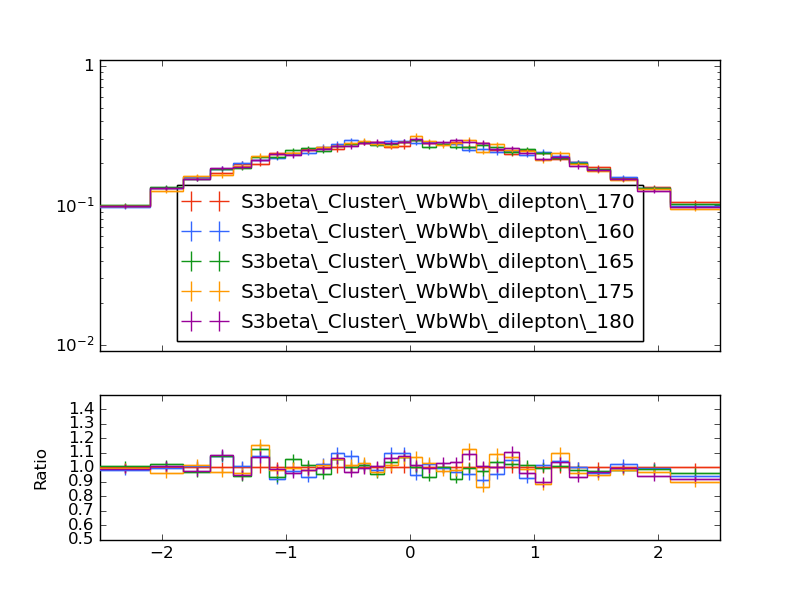

Write Python code to recreate this figure.
#! /usr/bin/env python

# This Python script was auto-generated using YODA v2.0.1.
# Analysis object: /WbWb_dilepton/eta_jet2_untagged
# Timestamp: 27-02-2025 (11:02:16)

import matplotlib as mpl
import matplotlib.pyplot as plt
mpl.use('Agg') # comment out for interactive use
import os
import numpy as np

plotDir = os.path.split(os.path.realpath(__file__))[0]
if 'YODA_USER_PLOT_PATH' in globals():
    plot_outdir = globals()['YODA_USER_PLOT_PATH']
else:
    plot_outdir = plotDir

#plot style
plt.style.use(os.path.join(plotDir, '../default.mplstyle'))

plt.rcParams['text.usetex'] = False
plt.style.use(['classic'])
plt.rc('font', family='DejaVu Sans')
# plot metadata
figW, figH = plt.rcParams['figure.figsize']
ax_xLabel = r''
ax_yLabel = r''
ax_title  = r''
ax_xScale = 'linear'
ax_yScale = 'log'
xLims = (-2.5, 2.5)
yLims = (0.009000000000000001, 1.1)

# TeX-friendly labels for the legend
labels = {
    'legend' : ([ r"S3beta\_Cluster\_WbWb\_dilepton\_170", r"S3beta\_Cluster\_WbWb\_dilepton\_160", r"S3beta\_Cluster\_WbWb\_dilepton\_165", r"S3beta\_Cluster\_WbWb\_dilepton\_175", r"S3beta\_Cluster\_WbWb\_dilepton\_180" ], r""),
}

# Adjust canvas width and height
canvasW = 10.0
canvasH = 9.0
figW *= canvasW/10.
figH *= canvasH/9.

# Create figure and axis objects
fig, (ax, ratio0_ax) = plt.subplots(2, 1, sharex=True,
                  figsize=(figW,figH), gridspec_kw={'height_ratios': (6.0, 3.0)})

# Set figure margins
plt.subplots_adjust(
    left   = 1.0 * plt.rcParams['figure.subplot.left'],
    right  = 1.0 * plt.rcParams['figure.subplot.right'],
    top    = 1.0 * plt.rcParams['figure.subplot.top'],
    bottom = 1.0 * plt.rcParams['figure.subplot.bottom'])

ratio0_ax.yaxis.set_major_locator(mpl.ticker.MultipleLocator(0.1))
ratio0_ax.set_ylim(0.5, 1.4999)
ratio0_ax.set_ylabel('Ratio')

# the numerical data is stored in a separate file
dataf = dict()
prefix = os.path.split(__file__)[0]
if prefix:    prefix = prefix + '/'
exec(open(prefix+'eta_jet2_untagged__data.py').read(), dataf)


legend_handles = dict() # keep track of handles for the legend

# style options for curves
# starts at zorder>=5 to draw curve on top of legend
styles = {
  'S3beta_Cluster_WbWb_dilepton_170.yoda.gz': {
    'color' : '#EE3311',
    'linestyle' : '-',
    'linewidth' : 1,
    'marker' : 'none',
    'markersize' : 2,
    'capsize' : 0.0,
    'zorder' : 5,
    'histstyle' : 1,
    'drawstyle' : 'steps-pre',
    'xerrorbars' : 1,
    'yerrorbars' : 1,
    'fillcolor' : None,
    'fillopacity' : 1.0,
    'ratio0_linestyle' : '-',
    'ratio0_linewidth' : 1,
    'ratio0_marker' : 'none',
    'ratio0_markersize' : 2,
    'ratio0_capsize' : 0.0,
    'ratio0_zorder' : 5,
    'ratio0_histstyle' : 1,
    'ratio0_drawstyle' : 'steps-pre',
    'ratio0_xerrorbars' : 1,
    'ratio0_yerrorbars' : 1,
  },
  'S3beta_Cluster_WbWb_dilepton_160.yoda.gz': {
    'color' : '#3366FF',
    'linestyle' : '-',
    'linewidth' : 1,
    'marker' : 'none',
    'markersize' : 2,
    'capsize' : 0.0,
    'zorder' : 6,
    'histstyle' : 1,
    'drawstyle' : 'steps-pre',
    'xerrorbars' : 1,
    'yerrorbars' : 1,
    'fillcolor' : None,
    'fillopacity' : 1.0,
    'ratio0_linestyle' : '-',
    'ratio0_linewidth' : 1,
    'ratio0_marker' : 'none',
    'ratio0_markersize' : 2,
    'ratio0_capsize' : 0.0,
    'ratio0_zorder' : 6,
    'ratio0_histstyle' : 1,
    'ratio0_drawstyle' : 'steps-pre',
    'ratio0_xerrorbars' : 1,
    'ratio0_yerrorbars' : 1,
  },
  'S3beta_Cluster_WbWb_dilepton_165.yoda.gz': {
    'color' : '#109618',
    'linestyle' : '-',
    'linewidth' : 1,
    'marker' : 'none',
    'markersize' : 2,
    'capsize' : 0.0,
    'zorder' : 7,
    'histstyle' : 1,
    'drawstyle' : 'steps-pre',
    'xerrorbars' : 1,
    'yerrorbars' : 1,
    'fillcolor' : None,
    'fillopacity' : 1.0,
    'ratio0_linestyle' : '-',
    'ratio0_linewidth' : 1,
    'ratio0_marker' : 'none',
    'ratio0_markersize' : 2,
    'ratio0_capsize' : 0.0,
    'ratio0_zorder' : 7,
    'ratio0_histstyle' : 1,
    'ratio0_drawstyle' : 'steps-pre',
    'ratio0_xerrorbars' : 1,
    'ratio0_yerrorbars' : 1,
  },
  'S3beta_Cluster_WbWb_dilepton_175.yoda.gz': {
    'color' : '#FF9900',
    'linestyle' : '-',
    'linewidth' : 1,
    'marker' : 'none',
    'markersize' : 2,
    'capsize' : 0.0,
    'zorder' : 8,
    'histstyle' : 1,
    'drawstyle' : 'steps-pre',
    'xerrorbars' : 1,
    'yerrorbars' : 1,
    'fillcolor' : None,
    'fillopacity' : 1.0,
    'ratio0_linestyle' : '-',
    'ratio0_linewidth' : 1,
    'ratio0_marker' : 'none',
    'ratio0_markersize' : 2,
    'ratio0_capsize' : 0.0,
    'ratio0_zorder' : 8,
    'ratio0_histstyle' : 1,
    'ratio0_drawstyle' : 'steps-pre',
    'ratio0_xerrorbars' : 1,
    'ratio0_yerrorbars' : 1,
  },
  'S3beta_Cluster_WbWb_dilepton_180.yoda.gz': {
    'color' : '#990099',
    'linestyle' : '-',
    'linewidth' : 1,
    'marker' : 'none',
    'markersize' : 2,
    'capsize' : 0.0,
    'zorder' : 9,
    'histstyle' : 1,
    'drawstyle' : 'steps-pre',
    'xerrorbars' : 1,
    'yerrorbars' : 1,
    'fillcolor' : None,
    'fillopacity' : 1.0,
    'ratio0_linestyle' : '-',
    'ratio0_linewidth' : 1,
    'ratio0_marker' : 'none',
    'ratio0_markersize' : 2,
    'ratio0_capsize' : 0.0,
    'ratio0_zorder' : 9,
    'ratio0_histstyle' : 1,
    'ratio0_drawstyle' : 'steps-pre',
    'ratio0_xerrorbars' : 1,
    'ratio0_yerrorbars' : 1,
  },
}

# curve from input yoda files in main panel
for label, yvals in dataf['yvals'].items():
    if all(np.isnan(v) for v in dataf['yvals'][label]):
        continue
    tmp = None
    if styles[label]['histstyle']: # draw as histogram
        xpos = dataf['xedges'][label] if styles[label]['drawstyle'] else dataf['xpoints'][label]
        ypos = np.insert(yvals, 0, yvals[0]) if styles[label]['drawstyle'] else yvals
        if styles[label]['fillcolor']: # fill area below curve
            ax.fill_between(xpos, ypos, step='pre',
                            color=styles[label]['fillcolor'],
                            alpha=styles[label]['fillopacity'])
        tmp, = ax.plot(xpos, ypos,
                       color=styles[label]['color'],
                       linestyle=styles[label]['linestyle'],
                       linewidth=styles[label]['linewidth'],
                       drawstyle=styles[label]['drawstyle'], solid_joinstyle='miter',
                       zorder=styles[label]['zorder'], label=label)
    tmp = ax.errorbar(dataf['xpoints'][label], yvals,
                      xerr=np.array(dataf['xerrs'][label])*styles[label]['xerrorbars'],
                      yerr=np.array(dataf['yerrs'][label])*styles[label]['yerrorbars'],
                      fmt=styles[label]['marker'], capsize=styles[label]['capsize'],
                      markersize=styles[label]['markersize'],
                      ecolor=styles[label]['color'],
                      color=styles[label]['color'], zorder=styles[label]['zorder'])
    tmp[-1][0].set_linestyle(styles[label]['linestyle'])
    tmp[-1][0].set_linewidth(styles[label]['linewidth'])
    if label in dataf['add_legend_handle']:  legend_handles[label] = tmp
    for varLabel in dataf['variation_yvals'].keys():
        if varLabel.startswith(label):
            tmp, = ax.plot(dataf['xedges'][label], dataf['variation_yvals'][varLabel],
                           color=styles[label]['color'],
                           linestyle=styles[label]['linestyle'],
                           linewidth=styles[label]['linewidth'],
                           drawstyle='steps-pre', solid_joinstyle='miter',
                           zorder=styles[label]['zorder'], alpha=0.5)


# plots on ratio panel
# curve from input yoda files in ratio panel
for label, yvals in dataf['ratio0_yvals'].items():
    if all(np.isnan(v) for v in yvals):
        continue
    if styles[label]['ratio0_histstyle']: # plot as histogram
        xpos = dataf['xedges']['S3beta_Cluster_WbWb_dilepton_170.yoda.gz'] if styles[label]['ratio0_drawstyle'] else dataf['xpoints']['S3beta_Cluster_WbWb_dilepton_170.yoda.gz']
        ypos = np.insert(yvals, 0, yvals[0]) if styles[label]['ratio0_drawstyle'] else yvals
        ratio0_ax.plot(xpos, ypos,
                       color=styles[label]['color'],
                       linewidth=styles[label]['linewidth'],
                       linestyle=styles[label]['ratio0_linestyle'],
                       drawstyle=styles[label]['ratio0_drawstyle'], zorder=styles[label]['zorder'],
                       solid_joinstyle='miter')
    tmp = ratio0_ax.errorbar(dataf['xpoints']['S3beta_Cluster_WbWb_dilepton_170.yoda.gz'], yvals,
                             xerr=np.array(dataf['ref_xerrs'])*styles[label]['ratio0_xerrorbars'],
                             yerr=np.array(dataf['ratio0_yerrs'][label])*styles[label]['ratio0_yerrorbars'],
                             fmt=styles[label]['ratio0_marker'], capsize=styles[label]['ratio0_capsize'],
                             markersize=styles[label]['ratio0_markersize'],
                             ecolor=styles[label]['color'],
                             color=styles[label]['color'])
    tmp[-1][0].set_linestyle(styles[label]['ratio0_linestyle'])
    tmp[-1][0].set_linewidth(styles[label]['ratio0_linewidth'])

    for varlabel in dataf['ratio0_variation_vals'].keys():
        if varlabel.startswith(label):
            ratio0_ax.plot(dataf['xedges']['S3beta_Cluster_WbWb_dilepton_170.yoda.gz'],
                            dataf['ratio0_variation_vals'][varlabel],
                            color=styles[label]['color'],
                            linestyle=styles[label]['linestyle'],
                            linewidth=styles[label]['linewidth'],
                            drawstyle='steps-pre', solid_joinstyle='miter',
                            zorder=1, alpha=0.5)

legend_items = list(legend_handles.values())
ax.add_artist(ax.legend(legend_items,
                        labels['legend'][0],
                        title=labels['legend'][1],
                        alignment='left',
                        loc='lower center',
                        bbox_to_anchor=(0.5, 0.0)))

# set plot metadata as defined above
ratio0_ax.set_xlabel(ax_xLabel)
ratio0_ax.xaxis.set_label_coords(1., -0.15)
ax.set_ylabel(ax_yLabel, ha='right', va='top')
ax.yaxis.set_label_coords(-0.11, 1.0)
ax.set_title(ax_title, loc='left')
ax.set_xscale(ax_xScale)
ax.set_yscale(ax_yScale)
ax.set_xlim(xLims)
ax.set_ylim(yLims)

# tick formatting
plt.rcParams['xtick.top'] = True
plt.rcParams['ytick.right'] = True
ax.yaxis.set_major_locator(mpl.ticker.LogLocator(base=10.0, numticks=np.inf))
ax.yaxis.set_minor_locator(mpl.ticker.LogLocator(
                           base=10.0, subs=np.arange(0.1, 1, 0.1), numticks=np.inf))
fig.align_ylabels((ax, ratio0_ax))
plt.savefig(os.path.join(plot_outdir, 'eta_jet2_untagged.pdf'), format='PDF')
plt.savefig(os.path.join(plot_outdir, 'eta_jet2_untagged.png'), format='PNG')

plt.close(fig)
